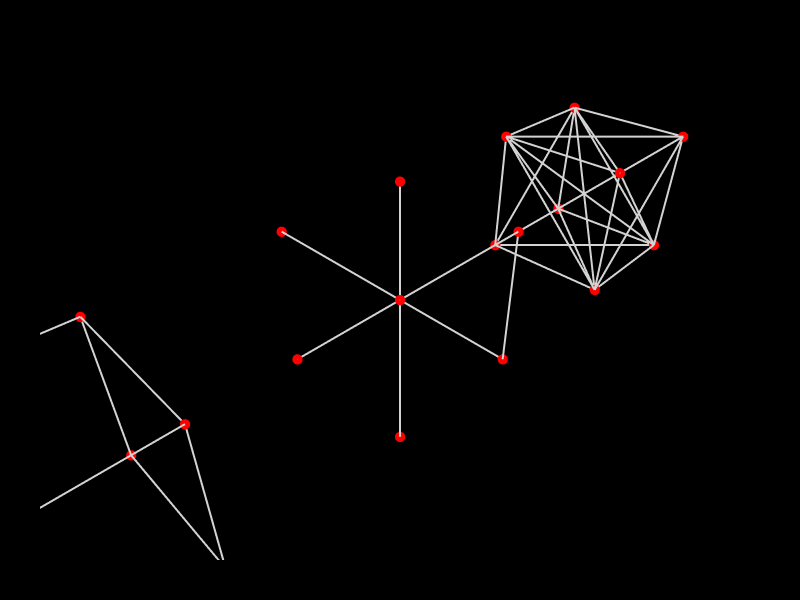

The notebook cell saved with this chart:
### Markdown cell above
### a. Minimum Spanning Tree
MST is very time consuming to compute on a large grid graph. Here we will demonstrate it on a simple graph

### Code cell
cc1 = CellComplex.Prism()
cc2 = Topology.Translate(cc1, 1.1, 0, 0)
cc3 = Topology.Translate(cc2, 1.1, 0, 0)
g1 = Graph.ByTopology(cc1)
g2 = Graph.ByTopology(cc2)
g3 = Graph.ByTopology(cc3)
g2 = Graph.MinimumSpanningTree(g2)
g3 = Graph.Complete(g3)
Topology.Show(g1, g2, g3,
              vertexSize=12,
              vertexColor="red",
              edgeColor="lightgrey",
              edgeWidth=4,
              backgroundColor="black",
              width=800,
              height=600,
              renderer=renderer)

### Figure 1 — Plotly figure (JSON) as saved in the notebook; plotly's stock layout.template omitted (floating-point values rounded to 4 significant figures)
{"data": [{"hoverinfo": "text", "legendgroup": "2", "legendrank": 2, "line": {"color": "lightgrey", "dash": "solid", "width": 4}, "marker": {"size": 0}, "mode": "lines", "name": "1: Untitled Graph (Edges)", "showlegend": false, "text": "", "type": "scatter3d", "x": [-0.25, -0.25, null, -0.25, -0.25, null, -0.25, 0.25, null, -0.25, -0.25, null, -0.25, 0.25, null, -0.25, 0.25, null, 0.25, 0.25, null, 0.25, 0.25, null, -0.25, 0.25, null, 0.25, 0.25, null, -0.25, -0.25, null, 0.25, 0.25, null], "y": [-0.25, -0.25, null, 0.25, -0.25, null, -0.25, -0.25, null, 0.25, -0.25, null, -0.25, -0.25, null, 0.25, 0.25, null, 0.25, 0.25, null, 0.25, -0.25, null, 0.25, 0.25, null, 0.25, -0.25, null, 0.25, 0.25, null, -0.25, -0.25, null], "z": [-0.25, 0.25, null, -0.25, -0.25, null, -0.25, -0.25, null, 0.25, 0.25, null, 0.25, 0.25, null, -0.25, -0.25, null, -0.25, 0.25, null, -0.25, -0.25, null, 0.25, 0.25, null, 0.25, 0.25, null, -0.25, 0.25, null, -0.25, 0.25, null]}, {"customdata": ["", "", "", "", "", "", "", ""], "hoverinfo": "text", "hovertemplate": ["Click ", "Click ", "Click ", "Click ", "Click ", "Click ", "Click ", "Click "], "hovertext": ["", "", "", "", "", "", "", ""], "legendgroup": "1", "legendrank": 1, "marker": {"color": ["#FF0000", "#FF0000", "#FF0000", "#FF0000", "#FF0000", "#FF0000", "#FF0000", "#FF0000"], "line": {"width": 0}, "opacity": 1, "size": [12, 12, 12, 12, 12, 12, 12, 12], "sizemode": "diameter", "symbol": "circle"}, "mode": "markers", "name": "1: Untitled Graph (Vertices)", "showlegend": false, "text": ["", "", "", "", "", "", "", ""], "type": "scatter3d", "x": [-0.25, -0.25, 0.25, 0.25, -0.25, 0.25, 0.25, -0.25], "y": [-0.25, -0.25, 0.25, 0.25, 0.25, -0.25, -0.25, 0.25], "z": [-0.25, 0.25, -0.25, 0.25, 0.25, 0.25, -0.25, -0.25]}, {"hoverinfo": "text", "legendgroup": "6", "legendrank": 6, "line": {"color": "lightgrey", "dash": "solid", "width": 4}, "marker": {"size": 0}, "mode": "lines", "name": "2: Untitled Graph (Edges)", "showlegend": false, "text": "", "type": "scatter3d", "x": [0.85, 1.35, null, 0.85, 0.85, null, 0.85, 0.85, null, 0.85, 1.35, null, 1.35, 1.35, null, 1.35, 1.35, null, 1.35, 1.35, null], "y": [-0.25, -0.25, null, -0.25, -0.25, null, 0.25, -0.25, null, 0.25, 0.25, null, 0.25, -0.25, null, 0.25, 0.25, null, -0.25, -0.25, null], "z": [0.25, 0.25, null, -0.25, 0.25, null, 0.25, 0.25, null, -0.25, -0.25, null, -0.25, -0.25, null, -0.25, 0.25, null, -0.25, 0.25, null]}, {"customdata": ["", "", "", "", "", "", "", ""], "hoverinfo": "text", "hovertemplate": ["Click ", "Click ", "Click ", "Click ", "Click ", "Click ", "Click ", "Click "], "hovertext": ["", "", "", "", "", "", "", ""], "legendgroup": "5", "legendrank": 5, "marker": {"color": ["#FF0000", "#FF0000", "#FF0000", "#FF0000", "#FF0000", "#FF0000", "#FF0000", "#FF0000"], "line": {"width": 0}, "opacity": 1, "size": [12, 12, 12, 12, 12, 12, 12, 12], "sizemode": "diameter", "symbol": "circle"}, "mode": "markers", "name": "2: Untitled Graph (Vertices)", "showlegend": false, "text": ["", "", "", "", "", "", "", ""], "type": "scatter3d", "x": [0.85, 1.35, 1.35, 1.35, 0.85, 1.35, 0.85, 0.85], "y": [-0.25, 0.25, -0.25, -0.25, 0.25, 0.25, -0.25, 0.25], "z": [0.25, -0.25, 0.25, -0.25, -0.25, 0.25, -0.25, 0.25]}, {"hoverinfo": "text", "legendgroup": "10", "legendrank": 10, "line": {"color": "lightgrey", "dash": "solid", "width": 4}, "marker": {"size": 0}, "mode": "lines", "name": "3: Untitled Graph (Edges)", "showlegend": false, "text": "", "type": "scatter3d", "x": [2.45, 1.95, null, 2.45, 2.45, null, 2.45, 2.45, null, 2.45, 2.45, null, 2.45, 1.95, null, 1.95, 2.45, null, 2.45, 1.95, null, 1.95, 1.95, null, 1.95, 2.45, null, 1.95, 2.45, null, 1.95, 2.45, null, 1.95, 1.95, null, 1.95, 1.95, null, 1.95, 1.95, null, 1.95, 2.45, null, 1.95, 2.45, null, 1.95, 2.45, null, 1.95, 1.95, null, 1.95, 2.45, null, 2.45, 2.45, null, 2.45, 2.45, null, 2.45, 1.95, null, 2.45, 1.95, null, 2.45, 2.45, null, 2.45, 1.95, null, 1.95, 2.45, null, 1.95, 1.95, null, 1.95, 2.45, null], "y": [0.25, -0.25, null, 0.25, -0.25, null, 0.25, 0.25, null, 0.25, -0.25, null, 0.25, -0.25, null, 0.25, 0.25, null, 0.25, 0.25, null, 0.25, -0.25, null, 0.25, -0.25, null, 0.25, 0.25, null, 0.25, -0.25, null, 0.25, -0.25, null, 0.25, 0.25, null, -0.25, -0.25, null, -0.25, -0.25, null, -0.25, 0.25, null, -0.25, -0.25, null, 0.25, -0.25, null, -0.25, -0.25, null, 0.25, -0.25, null, -0.25, -0.25, null, -0.25, 0.25, null, -0.25, -0.25, null, -0.25, 0.25, null, -0.25, 0.25, null, -0.25, 0.25, null, -0.25, 0.25, null, 0.25, 0.25, null], "z": [-0.25, 0.25, null, -0.25, 0.25, null, -0.25, 0.25, null, -0.25, -0.25, null, -0.25, -0.25, null, -0.25, -0.25, null, -0.25, 0.25, null, 0.25, 0.25, null, 0.25, 0.25, null, 0.25, 0.25, null, 0.25, -0.25, null, 0.25, -0.25, null, -0.25, 0.25, null, -0.25, 0.25, null, -0.25, 0.25, null, -0.25, 0.25, null, -0.25, -0.25, null, -0.25, -0.25, null, 0.25, 0.25, null, 0.25, 0.25, null, -0.25, 0.25, null, 0.25, -0.25, null, -0.25, 0.25, null, -0.25, 0.25, null, -0.25, -0.25, null, 0.25, 0.25, null, 0.25, -0.25, null, -0.25, 0.25, null]}, {"customdata": ["", "", "", "", "", "", "", ""], "hoverinfo": "text", "hovertemplate": ["Click ", "Click ", "Click ", "Click ", "Click ", "Click ", "Click ", "Click "], "hovertext": ["", "", "", "", "", "", "", ""], "legendgroup": "9", "legendrank": 9, "marker": {"color": ["#FF0000", "#FF0000", "#FF0000", "#FF0000", "#FF0000", "#FF0000", "#FF0000", "#FF0000"], "line": {"width": 0}, "opacity": 1, "size": [12, 12, 12, 12, 12, 12, 12, 12], "sizemode": "diameter", "symbol": "circle"}, "mode": "markers", "name": "3: Untitled Graph (Vertices)", "showlegend": false, "text": ["", "", "", "", "", "", "", ""], "type": "scatter3d", "x": [2.45, 1.95, 1.95, 2.45, 2.45, 1.95, 1.95, 2.45], "y": [0.25, 0.25, -0.25, -0.25, -0.25, -0.25, 0.25, 0.25], "z": [-0.25, 0.25, -0.25, 0.25, -0.25, 0.25, -0.25, 0.25]}], "layout": {"autosize": true, "height": 600, "margin": {"b": 40, "l": 40, "r": 40, "t": 40}, "paper_bgcolor": "#000000", "plot_bgcolor": "#000000", "scene": {"aspectmode": "data", "camera": {"center": {"x": 0, "y": 0, "z": 0}, "eye": {"x": -1.25, "y": -1.25, "z": 1.25}, "projection": {"type": "perspective"}, "up": {"x": 0, "y": 0, "z": 1}}, "xaxis": {"visible": false}, "yaxis": {"visible": false}, "zaxis": {"visible": false}}, "showlegend": true, "width": 800, "xaxis": {"showgrid": false, "visible": false, "zeroline": false}, "yaxis": {"showgrid": false, "visible": false, "zeroline": false}}}
